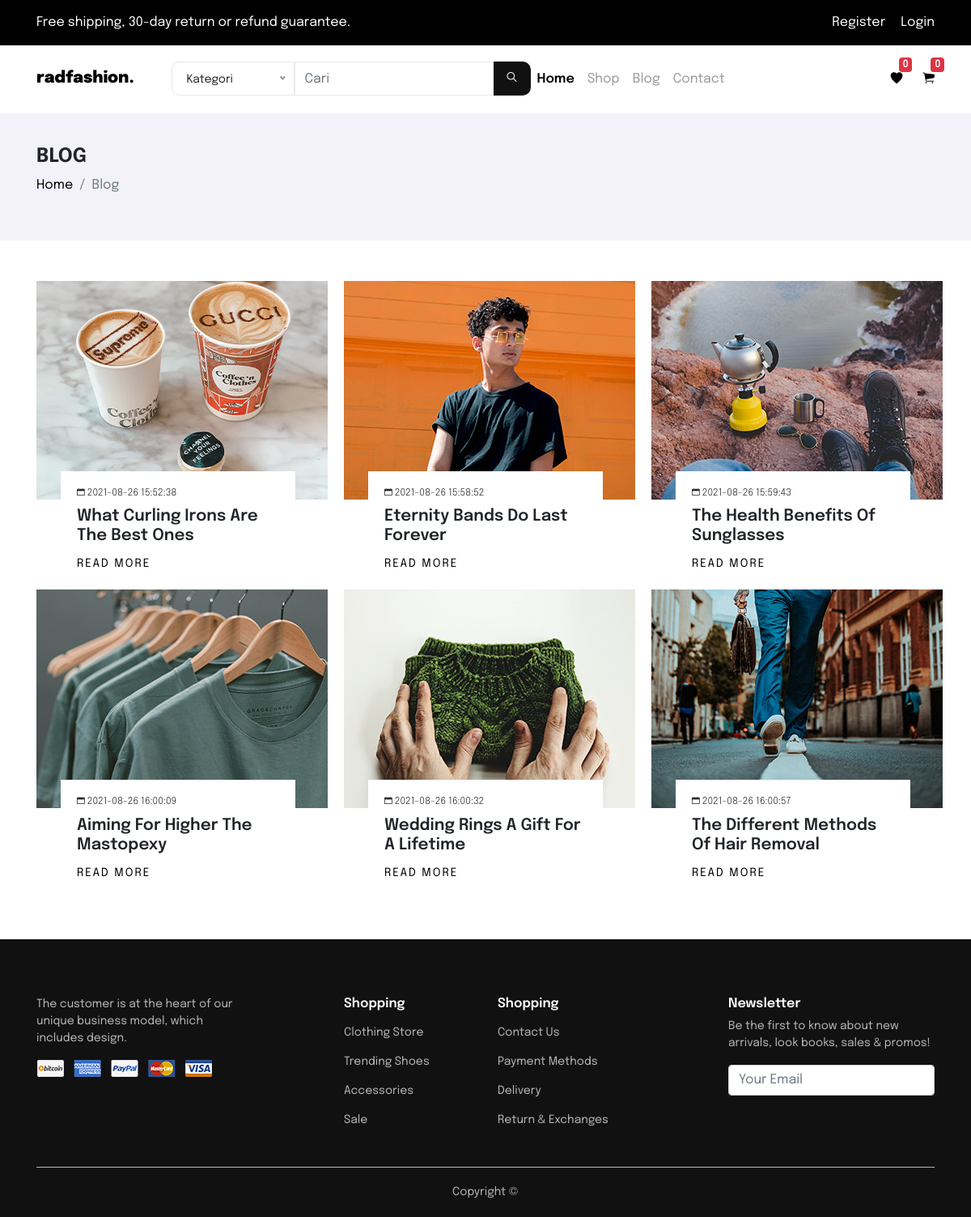
Screenshot of /blog.php with the database file from the repository.
### tables this page shows
CREATE TABLE `blog` (
  `id_blog` int(10) NOT NULL,
  `blog_title` varchar(255) NOT NULL,
  `blog_slug` varchar(255) NOT NULL,
  `blog_content` text NOT NULL,
  `blog_image` varchar(255) NOT NULL,
  `created_at` datetime NOT NULL DEFAULT current_timestamp()
);

### blog.php (the view)
<?php
include_once 'header.php';
?>
<section class="breadcrumb-option">
	<div class="container">
		<div class="row">
			<div class="col-lg-12">
				<div class="breadcrumb-header">
					<h4>BLOG</h4>
				</div>
				<ul class="breadcrumb">
					<li class="breadcrumb-item"><a href="">Home</a></li>
					<li class="breadcrumb-item active">Blog</li>
				</ul>
			</div>
		</div>
	</div>
</section>
<section class="blog">
	<div class="container">
		<div class="row">
			<?php
				$sql = "SELECT * FROM blog";
				$exe = mysqli_query($koneksi,$sql);
				foreach($exe as $blog):
			?>
			<div class="col-lg-4">
				<div class="blog-item">
					<div class="blog-item-img">
						<img src="assets/img/blog/<?= $blog['blog_image'];?>">
					</div>
					<div class="blog-item-title">
						<h6><i class="ion ion-ios-calendar"></i> <?= $blog['created_at'];?></h6>
						<h5><?= $blog['blog_title']?></h5>
						<a href="">Read More</a>
					</div>
				</div>
			</div>
			<?php
				endforeach;
			?>
		</div>
	</div>
</section>
<?php
include_once 'footer.php';
?>

### header.php (shortened to what this page needs)
<!DOCTYPE html>
<html>
<head>
	<link rel="stylesheet" type="text/css" href="assets/css/bootstrap.min.css">
	<link rel="stylesheet" type="text/css" href="assets/css/owl.carousel.min.css">
	<link rel="stylesheet" type="text/css" href="assets/css/ionicons.min.css">
	<link rel="stylesheet" type="text/css" href="assets/css/animate.min.css">
	<link rel="stylesheet" type="text/css" href="assets/css/nice-select.css">
	<link rel="stylesheet" type="text/css" href="assets/css/home.css">
</head>
<body>
<header class="header">
	<div class="header-top">
		<div class="container d-flex justify-content-between">
			<div class="header-top-left">
				Free shipping, 30-day return or refund guarantee.
			</div>
			<div class="header-top-right">
				<div class="auth">
					<a href="auth/register.php" class="register-auth">Register</a>
					<a href="auth/login.php" class="login-auth">Login</a>
				</div>
			</div>
		</div>
	</div>
	<div class="header-bottom">
		<nav class="navbar navbar-expand-md">
			<div class="container d-flex justify-content-between">
				<div class="header-logo justify-content-start">
					<a href="index.php" class="navbar-brand">radfashion.</a>
				</div>
				<div class="header-search">
					<form action="shop.php?" method="GET">
						<div class="input-group">
							<input type="text" class="form-control" name="search_text" placeholder="Cari">
							<div class="input-group-append">
								<button class="btn btn-search"><i class="ion ion-ios-search"></i></button>
							</div>
						</div>
					</form>
				</div>
				<div class="header-menu">
					<ul class="navbar-nav">
						<li class="nav-item active">
							<a href="" class="nav-link">Home</a>
						</li>
						<li class="nav-item">
							<a href="shop.php" class="nav-link">Shop</a>
						</li>
						<li class="nav-item">
							<a href="blog.php" class="nav-link">Blog</a>
						</li>
						<li class="nav-item">
							<a href="contact.php" class="nav-link">Contact</a>
						</li>
					</ul>
				</div>
				<div class="header-option justify-content-end">
					<div class="option wishlist-option">
						<a href=""><i class="ion ion-ios-heart"></i></a>
						<div class="badge badge-danger qty">0</div>
					</div>
					<div class="option cart-option">
						<a href=""><i class="ion ion-ios-cart"></i></a>
						<div class="badge badge-danger qty">0</div>
					</div>
				</div>
			</div>
		</nav>
	</div>
</header>

### footer.php (shortened to what this page needs)
<footer class="footer">
	<div class="container">
		<div class="row">
			<div class="col-lg-3">
				<div class="footer-about">
					<p>The customer is at the heart of our unique business model, which includes design.</p>
					<a href=""><img src="assets/img/payment.png"></a>
				</div>
			</div>
			<div class="col-lg-2 offset-lg-1">
				<div class="footer-widget">
					<h6>Shopping</h6>
					<ul>
						<li><a href="">Clothing Store</a></li>
						<li><a href="">Trending Shoes</a></li>
						<li><a href="">Accessories</a></li>
						<li><a href="">Sale</a></li>
					</ul>
				</div>
			</div>
			<div class="col-lg-2">
				<div class="footer-widget">
					<h6>Shopping</h6>
					<ul>
						<li><a href="">Contact Us</a></li>
						<li><a href="">Payment Methods</a></li>
						<li><a href="">Delivery</a></li>
						<li><a href="">Return & Exchanges</a></li>
					</ul>
				</div>
			</div>
			<div class="col-lg-3 offset-lg-1">
				<div class="footer-widget">
					<h6>Newsletter</h6>
					<div class="footer-newsletter">
						<p>Be the first to know about new arrivals, look books, sales & promos!</p>
						<form>
							<input type="text" class="form-control" name="" placeholder="Your Email">
						</form>
					</div>
				</div>
			</div>
		</div>
		<div class="row">
			<div class="col-lg-12">
				<div class="footer-copyright">
					<p>Copyright ©</p>
				</div>
			</div>
		</div>
	</div>
</footer>
</body>
</html>

### assets/css/home.css (style rules this page uses)
body { font-family: 'Epilogue'; }
.header-top { padding: 8px 0px; background-color: #000; display: flex; justify-content: space-between; }
.header-top-left { color: #FFF; line-height: 40px; }
.header-top-right .auth { line-height: 40px; }
.header-top-right .auth a { margin-left: 15px; color: #FFF; text-decoration: none; }
.header-bottom { padding: 12px 0px; width: 100%; }
.header-logo { height: 42px; width: 15%; }
.header-logo .navbar-brand { color: #000; font-family: 'EpilogueBlack'; margin-right: 0; }
.header-search { width: 40%; height: 44px; }
.header-search .form-control { height: 42px; box-shadow: none; border-color: #e8e8e8; }
.header-search .btn { box-shadow: none; background-color: #111; border-radius: 10px; color: #FFF; padding: 8px 16px; }
.header-menu { width: 30%; }
.header-menu .nav-link { color: #999; }
.header-menu .nav-item.active .nav-link { color: black; font-family: 'EpilogueSemiBold'; }
.header-option { display: flex; height: 44px; width: 15%; line-height: 44px; width: 15%; }
.header-option .option { margin-left: 25px; }
.header-option .option a { color: #000; font-size: 18px; }
.header-option .option { position: relative; }
.header-option .option .qty { position: absolute; top: -5px; left: 10px; }
.breadcrumb-option { background-color: #F3F2FA; padding: 40px 0px; }
.breadcrumb-option .breadcrumb-header { font-family: 'EpilogueBold'; }
.breadcrumb-option .breadcrumb { background-color: transparent; padding: 0; }
.breadcrumb-option .breadcrumb-item a { color: #000; text-decoration: none; }
.blog { padding: 50px 0px; }
.blog .blog-item { position: relative; }
.blog .blog-item .blog-item-img { position: relative; z-index: -1; }
.blog .blog-item .blog-item-title { margin: 0 30px; margin-top: -35px; padding: 20px; background-color: #FFF; z-index: 1; }
.blog .blog-item .blog-item-title h6,h5 { margin-bottom: 10px; }
.blog .blog-item .blog-item-title h6 { font-size: 12px; font-family: 'EpilogueLight'; }
.blog .blog-item .blog-item-title h5 { font-family: 'EpilogueSemiBold'; }
.blog .blog-item .blog-item-title a { color: #000; text-transform: uppercase; letter-spacing: 2px; font-size: 14px; }
.footer { background-color: #111; padding-top: 70px; }
.footer .footer-about p { color: #b7b7b7; font-size: 14px; }
.footer .footer-widget h6 { color: #FFF; font-family: 'EpilogueSemiBold'; }
.footer .footer-widget ul { margin: 0; padding: 0; }
.footer .footer-widget ul li { list-style: none; line-height: 36px; }
.footer .footer-widget ul li a { color: #b7b7b7; font-size: 14px; }
.footer .footer-newsletter p { color: #b7b7b7; font-size: 14px; }
.footer .footer-copyright { border-top: 1px solid #b7b7b7; margin-top: 40px; padding: 20px 0px; }
.footer .footer-copyright p { margin-bottom: 0; color: #b7b7b7; font-size: 14px; text-align: center; }

### rows the page displays
blog: blog_image (picture), created_at "2021-08-26 15:52:38", blog_title "What Curling Irons Are The Best Ones"
blog: blog_image (picture), created_at "2021-08-26 15:58:52", blog_title "Eternity Bands Do Last Forever"
blog: blog_image (picture), created_at "2021-08-26 15:59:43", blog_title "The Health Benefits Of Sunglasses"
blog: blog_image (picture), created_at "2021-08-26 16:00:09", blog_title "Aiming For Higher The Mastopexy"
blog: blog_image (picture), created_at "2021-08-26 16:00:32", blog_title "Wedding Rings A Gift For A Lifetime"
blog: blog_image (picture), created_at "2021-08-26 16:00:57", blog_title "The Different Methods Of Hair Removal"
